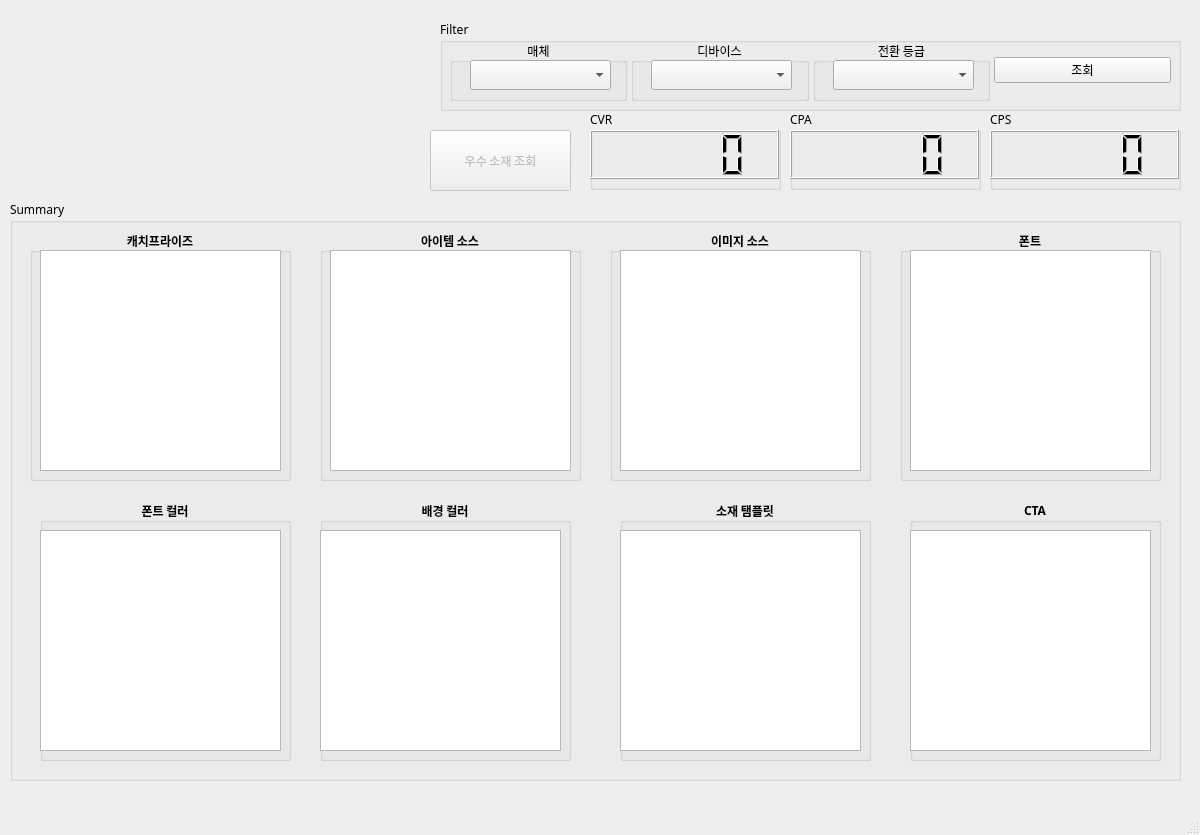
<?xml version="1.0" encoding="UTF-8"?>
<ui version="4.0">
 <class>MainWindow</class>
 <widget class="QMainWindow" name="MainWindow">
  <property name="geometry">
   <rect>
    <x>0</x>
    <y>0</y>
    <width>1200</width>
    <height>835</height>
   </rect>
  </property>
  <property name="palette">
   <palette>
    <active>
     <colorrole role="Window">
      <brush brushstyle="SolidPattern">
       <color alpha="255">
        <red>238</red>
        <green>238</green>
        <blue>238</blue>
       </color>
      </brush>
     </colorrole>
    </active>
    <inactive>
     <colorrole role="Window">
      <brush brushstyle="SolidPattern">
       <color alpha="255">
        <red>238</red>
        <green>238</green>
        <blue>238</blue>
       </color>
      </brush>
     </colorrole>
    </inactive>
    <disabled>
     <colorrole role="Base">
      <brush brushstyle="SolidPattern">
       <color alpha="255">
        <red>238</red>
        <green>238</green>
        <blue>238</blue>
       </color>
      </brush>
     </colorrole>
     <colorrole role="Window">
      <brush brushstyle="SolidPattern">
       <color alpha="255">
        <red>238</red>
        <green>238</green>
        <blue>238</blue>
       </color>
      </brush>
     </colorrole>
    </disabled>
   </palette>
  </property>
  <property name="font">
   <font>
    <family>Pretendard</family>
   </font>
  </property>
  <property name="windowTitle">
   <string>Carrot - DashBoard</string>
  </property>
  <property name="windowOpacity">
   <double>1.000000000000000</double>
  </property>
  <property name="autoFillBackground">
   <bool>true</bool>
  </property>
  <widget class="QWidget" name="centralwidget">
   <widget class="QGroupBox" name="groupBox">
    <property name="geometry">
     <rect>
      <x>440</x>
      <y>20</y>
      <width>741</width>
      <height>91</height>
     </rect>
    </property>
    <property name="title">
     <string>Filter</string>
    </property>
    <widget class="QWidget" name="horizontalLayoutWidget">
     <property name="geometry">
      <rect>
       <x>10</x>
       <y>20</y>
       <width>721</width>
       <height>61</height>
      </rect>
     </property>
     <layout class="QHBoxLayout" name="horizontalLayout">
      <property name="spacing">
       <number>4</number>
      </property>
      <item>
       <widget class="QGroupBox" name="groupBox_12">
        <property name="title">
         <string>매체</string>
        </property>
        <property name="alignment">
         <set>Qt::AlignCenter</set>
        </property>
        <widget class="QComboBox" name="media">
         <property name="geometry">
          <rect>
           <x>20</x>
           <y>20</y>
           <width>141</width>
           <height>30</height>
          </rect>
         </property>
         <property name="editable">
          <bool>false</bool>
         </property>
         <property name="currentText">
          <string/>
         </property>
        </widget>
       </widget>
      </item>
      <item>
       <widget class="QGroupBox" name="groupBox_13">
        <property name="title">
         <string>디바이스</string>
        </property>
        <property name="alignment">
         <set>Qt::AlignCenter</set>
        </property>
        <widget class="QComboBox" name="device">
         <property name="geometry">
          <rect>
           <x>20</x>
           <y>20</y>
           <width>141</width>
           <height>30</height>
          </rect>
         </property>
         <property name="editable">
          <bool>false</bool>
         </property>
         <property name="currentText">
          <string/>
         </property>
        </widget>
       </widget>
      </item>
      <item>
       <widget class="QGroupBox" name="groupBox_14">
        <property name="title">
         <string>전환 등급</string>
        </property>
        <property name="alignment">
         <set>Qt::AlignCenter</set>
        </property>
        <widget class="QComboBox" name="convert_level">
         <property name="geometry">
          <rect>
           <x>20</x>
           <y>20</y>
           <width>141</width>
           <height>30</height>
          </rect>
         </property>
        </widget>
       </widget>
      </item>
      <item>
       <widget class="QPushButton" name="pushButton">
        <property name="text">
         <string>조회</string>
        </property>
       </widget>
      </item>
     </layout>
    </widget>
   </widget>
   <widget class="QGroupBox" name="groupBox_2">
    <property name="geometry">
     <rect>
      <x>590</x>
      <y>110</y>
      <width>191</width>
      <height>80</height>
     </rect>
    </property>
    <property name="title">
     <string>CVR</string>
    </property>
    <widget class="QLCDNumber" name="cvr_display">
     <property name="geometry">
      <rect>
       <x>0</x>
       <y>20</y>
       <width>189</width>
       <height>49</height>
      </rect>
     </property>
    </widget>
   </widget>
   <widget class="QGroupBox" name="groupBox_4">
    <property name="geometry">
     <rect>
      <x>790</x>
      <y>110</y>
      <width>191</width>
      <height>80</height>
     </rect>
    </property>
    <property name="title">
     <string>CPA</string>
    </property>
    <widget class="QLCDNumber" name="cpa_display">
     <property name="enabled">
      <bool>true</bool>
     </property>
     <property name="geometry">
      <rect>
       <x>0</x>
       <y>20</y>
       <width>189</width>
       <height>49</height>
      </rect>
     </property>
     <property name="smallDecimalPoint">
      <bool>false</bool>
     </property>
     <property name="mode">
      <enum>QLCDNumber::Dec</enum>
     </property>
     <property name="segmentStyle">
      <enum>QLCDNumber::Filled</enum>
     </property>
     <property name="intValue" stdset="0">
      <number>0</number>
     </property>
    </widget>
   </widget>
   <widget class="QGroupBox" name="groupBox_3">
    <property name="geometry">
     <rect>
      <x>10</x>
      <y>200</y>
      <width>1171</width>
      <height>581</height>
     </rect>
    </property>
    <property name="title">
     <string>Summary</string>
    </property>
    <widget class="QGroupBox" name="groupBox_5">
     <property name="geometry">
      <rect>
       <x>20</x>
       <y>30</y>
       <width>261</width>
       <height>251</height>
      </rect>
     </property>
     <property name="font">
      <font>
       <family>Pretendard</family>
       <bold>true</bold>
      </font>
     </property>
     <property name="title">
      <string>캐치프라이즈</string>
     </property>
     <property name="alignment">
      <set>Qt::AlignCenter</set>
     </property>
     <widget class="QTableWidget" name="catchphrase_widget">
      <property name="geometry">
       <rect>
        <x>10</x>
        <y>20</y>
        <width>241</width>
        <height>221</height>
       </rect>
      </property>
      <property name="frameShape">
       <enum>QFrame::StyledPanel</enum>
      </property>
      <property name="frameShadow">
       <enum>QFrame::Raised</enum>
      </property>
      <property name="editTriggers">
       <set>QAbstractItemView::NoEditTriggers</set>
      </property>
      <property name="showDropIndicator" stdset="0">
       <bool>false</bool>
      </property>
      <property name="alternatingRowColors">
       <bool>false</bool>
      </property>
      <property name="showGrid">
       <bool>true</bool>
      </property>
      <property name="gridStyle">
       <enum>Qt::NoPen</enum>
      </property>
      <property name="rowCount">
       <number>0</number>
      </property>
      <property name="columnCount">
       <number>0</number>
      </property>
      <attribute name="horizontalHeaderVisible">
       <bool>true</bool>
      </attribute>
      <attribute name="horizontalHeaderCascadingSectionResizes">
       <bool>false</bool>
      </attribute>
      <attribute name="horizontalHeaderMinimumSectionSize">
       <number>33</number>
      </attribute>
      <attribute name="horizontalHeaderDefaultSectionSize">
       <number>110</number>
      </attribute>
      <attribute name="horizontalHeaderHighlightSections">
       <bool>true</bool>
      </attribute>
      <attribute name="verticalHeaderCascadingSectionResizes">
       <bool>true</bool>
      </attribute>
      <attribute name="verticalHeaderMinimumSectionSize">
       <number>25</number>
      </attribute>
      <attribute name="verticalHeaderDefaultSectionSize">
       <number>25</number>
      </attribute>
     </widget>
    </widget>
    <widget class="QGroupBox" name="groupBox_6">
     <property name="geometry">
      <rect>
       <x>310</x>
       <y>30</y>
       <width>261</width>
       <height>251</height>
      </rect>
     </property>
     <property name="font">
      <font>
       <family>Pretendard</family>
       <bold>true</bold>
      </font>
     </property>
     <property name="title">
      <string>아이템 소스</string>
     </property>
     <property name="alignment">
      <set>Qt::AlignCenter</set>
     </property>
     <widget class="QTableWidget" name="item_source_widget">
      <property name="geometry">
       <rect>
        <x>10</x>
        <y>20</y>
        <width>241</width>
        <height>221</height>
       </rect>
      </property>
      <property name="frameShadow">
       <enum>QFrame::Raised</enum>
      </property>
      <property name="editTriggers">
       <set>QAbstractItemView::NoEditTriggers</set>
      </property>
      <property name="gridStyle">
       <enum>Qt::SolidLine</enum>
      </property>
      <property name="rowCount">
       <number>0</number>
      </property>
      <property name="columnCount">
       <number>0</number>
      </property>
      <attribute name="horizontalHeaderVisible">
       <bool>true</bool>
      </attribute>
      <attribute name="horizontalHeaderCascadingSectionResizes">
       <bool>false</bool>
      </attribute>
      <attribute name="horizontalHeaderMinimumSectionSize">
       <number>33</number>
      </attribute>
      <attribute name="horizontalHeaderDefaultSectionSize">
       <number>110</number>
      </attribute>
      <attribute name="horizontalHeaderHighlightSections">
       <bool>true</bool>
      </attribute>
      <attribute name="verticalHeaderCascadingSectionResizes">
       <bool>true</bool>
      </attribute>
      <attribute name="verticalHeaderMinimumSectionSize">
       <number>25</number>
      </attribute>
      <attribute name="verticalHeaderDefaultSectionSize">
       <number>25</number>
      </attribute>
     </widget>
    </widget>
    <widget class="QGroupBox" name="groupBox_7">
     <property name="geometry">
      <rect>
       <x>600</x>
       <y>30</y>
       <width>261</width>
       <height>251</height>
      </rect>
     </property>
     <property name="font">
      <font>
       <family>Pretendard</family>
       <bold>true</bold>
      </font>
     </property>
     <property name="title">
      <string>이미지 소스</string>
     </property>
     <property name="alignment">
      <set>Qt::AlignCenter</set>
     </property>
     <widget class="QTableWidget" name="image_source_widget">
      <property name="geometry">
       <rect>
        <x>10</x>
        <y>20</y>
        <width>241</width>
        <height>221</height>
       </rect>
      </property>
      <property name="frameShadow">
       <enum>QFrame::Raised</enum>
      </property>
      <property name="editTriggers">
       <set>QAbstractItemView::NoEditTriggers</set>
      </property>
      <property name="gridStyle">
       <enum>Qt::SolidLine</enum>
      </property>
      <property name="rowCount">
       <number>0</number>
      </property>
      <property name="columnCount">
       <number>0</number>
      </property>
      <attribute name="horizontalHeaderVisible">
       <bool>true</bool>
      </attribute>
      <attribute name="horizontalHeaderCascadingSectionResizes">
       <bool>false</bool>
      </attribute>
      <attribute name="horizontalHeaderMinimumSectionSize">
       <number>33</number>
      </attribute>
      <attribute name="horizontalHeaderDefaultSectionSize">
       <number>110</number>
      </attribute>
      <attribute name="horizontalHeaderHighlightSections">
       <bool>true</bool>
      </attribute>
      <attribute name="verticalHeaderCascadingSectionResizes">
       <bool>true</bool>
      </attribute>
      <attribute name="verticalHeaderMinimumSectionSize">
       <number>25</number>
      </attribute>
      <attribute name="verticalHeaderDefaultSectionSize">
       <number>25</number>
      </attribute>
     </widget>
    </widget>
    <widget class="QGroupBox" name="groupBox_9">
     <property name="geometry">
      <rect>
       <x>30</x>
       <y>300</y>
       <width>251</width>
       <height>261</height>
      </rect>
     </property>
     <property name="font">
      <font>
       <family>Pretendard</family>
       <bold>true</bold>
      </font>
     </property>
     <property name="title">
      <string>폰트 컬러</string>
     </property>
     <property name="alignment">
      <set>Qt::AlignCenter</set>
     </property>
     <widget class="QTableWidget" name="font_color_widget">
      <property name="geometry">
       <rect>
        <x>0</x>
        <y>30</y>
        <width>241</width>
        <height>221</height>
       </rect>
      </property>
      <property name="frameShadow">
       <enum>QFrame::Raised</enum>
      </property>
      <property name="editTriggers">
       <set>QAbstractItemView::NoEditTriggers</set>
      </property>
      <property name="gridStyle">
       <enum>Qt::SolidLine</enum>
      </property>
      <property name="rowCount">
       <number>0</number>
      </property>
      <property name="columnCount">
       <number>0</number>
      </property>
      <attribute name="horizontalHeaderVisible">
       <bool>true</bool>
      </attribute>
      <attribute name="horizontalHeaderCascadingSectionResizes">
       <bool>false</bool>
      </attribute>
      <attribute name="horizontalHeaderMinimumSectionSize">
       <number>33</number>
      </attribute>
      <attribute name="horizontalHeaderDefaultSectionSize">
       <number>110</number>
      </attribute>
      <attribute name="horizontalHeaderHighlightSections">
       <bool>true</bool>
      </attribute>
      <attribute name="verticalHeaderCascadingSectionResizes">
       <bool>true</bool>
      </attribute>
      <attribute name="verticalHeaderMinimumSectionSize">
       <number>25</number>
      </attribute>
      <attribute name="verticalHeaderDefaultSectionSize">
       <number>25</number>
      </attribute>
     </widget>
    </widget>
    <widget class="QGroupBox" name="groupBox_8">
     <property name="geometry">
      <rect>
       <x>890</x>
       <y>30</y>
       <width>261</width>
       <height>251</height>
      </rect>
     </property>
     <property name="font">
      <font>
       <family>Pretendard</family>
       <bold>true</bold>
      </font>
     </property>
     <property name="title">
      <string>폰트</string>
     </property>
     <property name="alignment">
      <set>Qt::AlignCenter</set>
     </property>
     <widget class="QTableWidget" name="font_widget">
      <property name="geometry">
       <rect>
        <x>10</x>
        <y>20</y>
        <width>241</width>
        <height>221</height>
       </rect>
      </property>
      <property name="frameShadow">
       <enum>QFrame::Raised</enum>
      </property>
      <property name="editTriggers">
       <set>QAbstractItemView::NoEditTriggers</set>
      </property>
      <property name="gridStyle">
       <enum>Qt::SolidLine</enum>
      </property>
      <property name="rowCount">
       <number>0</number>
      </property>
      <property name="columnCount">
       <number>0</number>
      </property>
      <attribute name="horizontalHeaderVisible">
       <bool>true</bool>
      </attribute>
      <attribute name="horizontalHeaderCascadingSectionResizes">
       <bool>false</bool>
      </attribute>
      <attribute name="horizontalHeaderMinimumSectionSize">
       <number>33</number>
      </attribute>
      <attribute name="horizontalHeaderDefaultSectionSize">
       <number>110</number>
      </attribute>
      <attribute name="horizontalHeaderHighlightSections">
       <bool>true</bool>
      </attribute>
      <attribute name="verticalHeaderCascadingSectionResizes">
       <bool>true</bool>
      </attribute>
      <attribute name="verticalHeaderMinimumSectionSize">
       <number>25</number>
      </attribute>
      <attribute name="verticalHeaderDefaultSectionSize">
       <number>25</number>
      </attribute>
     </widget>
    </widget>
    <widget class="QGroupBox" name="groupBox_10">
     <property name="geometry">
      <rect>
       <x>310</x>
       <y>300</y>
       <width>251</width>
       <height>261</height>
      </rect>
     </property>
     <property name="font">
      <font>
       <family>Pretendard</family>
       <bold>true</bold>
      </font>
     </property>
     <property name="title">
      <string>배경 컬러</string>
     </property>
     <property name="alignment">
      <set>Qt::AlignCenter</set>
     </property>
     <widget class="QTableWidget" name="bg_color_widget">
      <property name="geometry">
       <rect>
        <x>0</x>
        <y>30</y>
        <width>241</width>
        <height>221</height>
       </rect>
      </property>
      <property name="frameShadow">
       <enum>QFrame::Raised</enum>
      </property>
      <property name="editTriggers">
       <set>QAbstractItemView::NoEditTriggers</set>
      </property>
      <property name="gridStyle">
       <enum>Qt::SolidLine</enum>
      </property>
      <property name="rowCount">
       <number>0</number>
      </property>
      <property name="columnCount">
       <number>0</number>
      </property>
      <attribute name="horizontalHeaderVisible">
       <bool>true</bool>
      </attribute>
      <attribute name="horizontalHeaderCascadingSectionResizes">
       <bool>false</bool>
      </attribute>
      <attribute name="horizontalHeaderMinimumSectionSize">
       <number>33</number>
      </attribute>
      <attribute name="horizontalHeaderDefaultSectionSize">
       <number>110</number>
      </attribute>
      <attribute name="horizontalHeaderHighlightSections">
       <bool>true</bool>
      </attribute>
      <attribute name="verticalHeaderCascadingSectionResizes">
       <bool>true</bool>
      </attribute>
      <attribute name="verticalHeaderMinimumSectionSize">
       <number>25</number>
      </attribute>
      <attribute name="verticalHeaderDefaultSectionSize">
       <number>25</number>
      </attribute>
     </widget>
    </widget>
    <widget class="QGroupBox" name="groupBox_15">
     <property name="geometry">
      <rect>
       <x>610</x>
       <y>300</y>
       <width>251</width>
       <height>261</height>
      </rect>
     </property>
     <property name="font">
      <font>
       <family>Pretendard</family>
       <bold>true</bold>
      </font>
     </property>
     <property name="title">
      <string>소재 탬플릿</string>
     </property>
     <property name="alignment">
      <set>Qt::AlignCenter</set>
     </property>
     <widget class="QTableWidget" name="soucre_template_widget">
      <property name="geometry">
       <rect>
        <x>0</x>
        <y>30</y>
        <width>241</width>
        <height>221</height>
       </rect>
      </property>
      <property name="frameShadow">
       <enum>QFrame::Raised</enum>
      </property>
      <property name="editTriggers">
       <set>QAbstractItemView::NoEditTriggers</set>
      </property>
      <property name="gridStyle">
       <enum>Qt::SolidLine</enum>
      </property>
      <property name="rowCount">
       <number>0</number>
      </property>
      <property name="columnCount">
       <number>0</number>
      </property>
      <attribute name="horizontalHeaderVisible">
       <bool>true</bool>
      </attribute>
      <attribute name="horizontalHeaderCascadingSectionResizes">
       <bool>false</bool>
      </attribute>
      <attribute name="horizontalHeaderMinimumSectionSize">
       <number>33</number>
      </attribute>
      <attribute name="horizontalHeaderDefaultSectionSize">
       <number>110</number>
      </attribute>
      <attribute name="horizontalHeaderHighlightSections">
       <bool>true</bool>
      </attribute>
      <attribute name="verticalHeaderCascadingSectionResizes">
       <bool>true</bool>
      </attribute>
      <attribute name="verticalHeaderMinimumSectionSize">
       <number>25</number>
      </attribute>
      <attribute name="verticalHeaderDefaultSectionSize">
       <number>25</number>
      </attribute>
     </widget>
    </widget>
    <widget class="QGroupBox" name="groupBox_16">
     <property name="geometry">
      <rect>
       <x>900</x>
       <y>300</y>
       <width>251</width>
       <height>261</height>
      </rect>
     </property>
     <property name="font">
      <font>
       <family>Pretendard</family>
       <bold>true</bold>
      </font>
     </property>
     <property name="title">
      <string>CTA</string>
     </property>
     <property name="alignment">
      <set>Qt::AlignCenter</set>
     </property>
     <widget class="QTableWidget" name="CTA_widget">
      <property name="geometry">
       <rect>
        <x>0</x>
        <y>30</y>
        <width>241</width>
        <height>221</height>
       </rect>
      </property>
      <property name="frameShadow">
       <enum>QFrame::Raised</enum>
      </property>
      <property name="editTriggers">
       <set>QAbstractItemView::NoEditTriggers</set>
      </property>
      <property name="gridStyle">
       <enum>Qt::SolidLine</enum>
      </property>
      <property name="rowCount">
       <number>0</number>
      </property>
      <property name="columnCount">
       <number>0</number>
      </property>
      <attribute name="horizontalHeaderVisible">
       <bool>true</bool>
      </attribute>
      <attribute name="horizontalHeaderCascadingSectionResizes">
       <bool>false</bool>
      </attribute>
      <attribute name="horizontalHeaderMinimumSectionSize">
       <number>33</number>
      </attribute>
      <attribute name="horizontalHeaderDefaultSectionSize">
       <number>110</number>
      </attribute>
      <attribute name="horizontalHeaderHighlightSections">
       <bool>true</bool>
      </attribute>
      <attribute name="verticalHeaderCascadingSectionResizes">
       <bool>true</bool>
      </attribute>
      <attribute name="verticalHeaderMinimumSectionSize">
       <number>25</number>
      </attribute>
      <attribute name="verticalHeaderDefaultSectionSize">
       <number>25</number>
      </attribute>
     </widget>
    </widget>
   </widget>
   <widget class="QGroupBox" name="groupBox_11">
    <property name="geometry">
     <rect>
      <x>990</x>
      <y>110</y>
      <width>191</width>
      <height>80</height>
     </rect>
    </property>
    <property name="title">
     <string>CPS</string>
    </property>
    <widget class="QLCDNumber" name="cps_display">
     <property name="enabled">
      <bool>true</bool>
     </property>
     <property name="geometry">
      <rect>
       <x>0</x>
       <y>20</y>
       <width>189</width>
       <height>49</height>
      </rect>
     </property>
     <property name="smallDecimalPoint">
      <bool>false</bool>
     </property>
     <property name="mode">
      <enum>QLCDNumber::Dec</enum>
     </property>
     <property name="segmentStyle">
      <enum>QLCDNumber::Filled</enum>
     </property>
     <property name="intValue" stdset="0">
      <number>0</number>
     </property>
    </widget>
   </widget>
   <widget class="QLabel" name="label_2">
    <property name="geometry">
     <rect>
      <x>30</x>
      <y>30</y>
      <width>191</width>
      <height>31</height>
     </rect>
    </property>
    <property name="text">
     <string/>
    </property>
    <property name="pixmap">
     <pixmap>//112.169.38.60/디자인자료/#자사자료/#logo/로고가로_컬러.png</pixmap>
    </property>
    <property name="scaledContents">
     <bool>true</bool>
    </property>
    <property name="alignment">
     <set>Qt::AlignCenter</set>
    </property>
   </widget>
   <widget class="QPushButton" name="view_image">
    <property name="enabled">
     <bool>false</bool>
    </property>
    <property name="geometry">
     <rect>
      <x>430</x>
      <y>130</y>
      <width>141</width>
      <height>61</height>
     </rect>
    </property>
    <property name="contextMenuPolicy">
     <enum>Qt::PreventContextMenu</enum>
    </property>
    <property name="text">
     <string>우수 소재 조회</string>
    </property>
   </widget>
  </widget>
  <widget class="QMenuBar" name="menubar">
   <property name="geometry">
    <rect>
     <x>0</x>
     <y>0</y>
     <width>1200</width>
     <height>20</height>
    </rect>
   </property>
  </widget>
  <widget class="QStatusBar" name="statusbar"/>
 </widget>
 <resources/>
 <connections/>
</ui>
